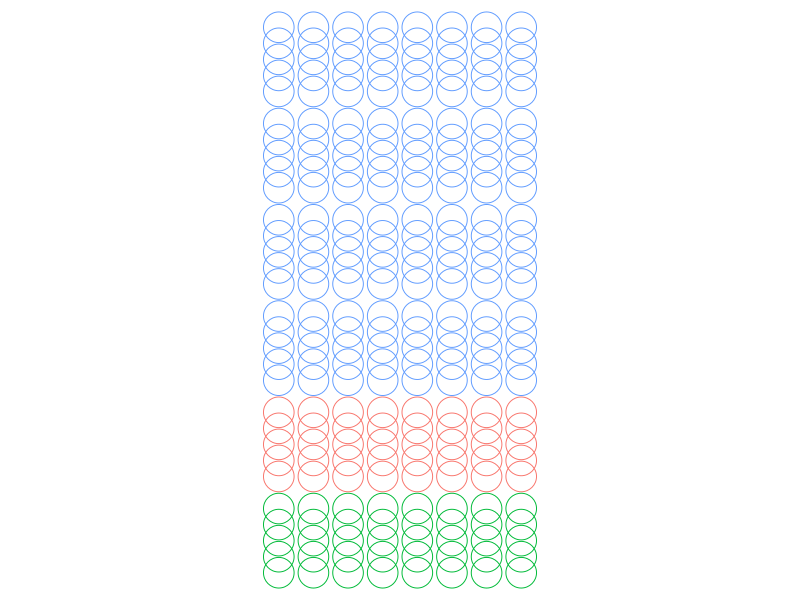
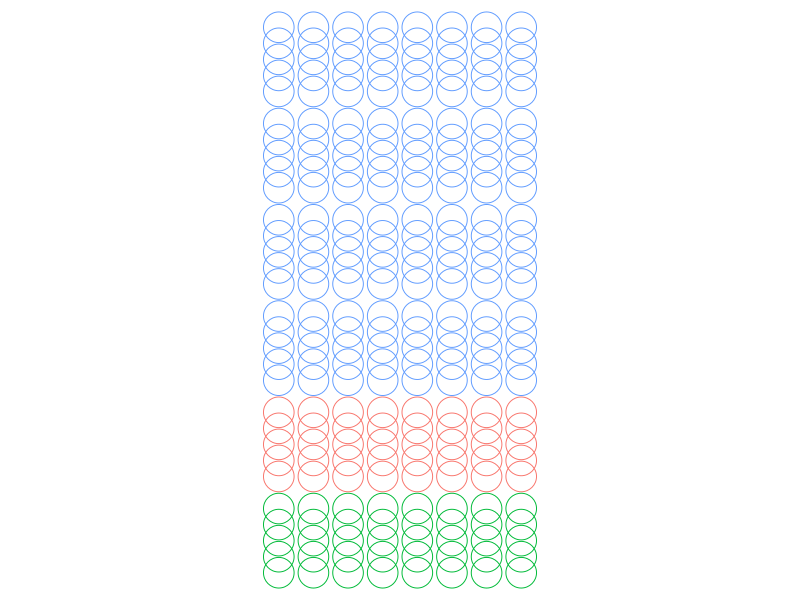

The R script that drew these images, in order:
library(tidyverse)
tab <- expand_grid(Question = 1:30 + rep(1:6, each = 5),
                   Exercise = seq(1, 4, length.out = 8)) %>% 
  group_by(Exercise) %>% 
  mutate(Rank = rank(Question),
         Type = ifelse(Rank %in% 1:20, "Sal", 
                       ifelse(Rank %in% 21:25, "Bonus", "Hemuppgift")))

g <- ggplot(tab, aes(y = -Question, Exercise, color = Type)) +
  geom_point(shape = 21, size = 10) +
  # geom_vline(xintercept = seq(5.5, 30.5, 5)) +
  # annotate("text", x = 0, y = rev(unique(tab$Exercise)), label = paste("Datorövning", 1:length(unique(tab$Exercise))), hjust = 1, family = "serif") +
  # annotate("text", x = c(25.5, 31.5), y = max(tab$Exercise) + 0.5, label = c("Bonus", "Hem"), family = "serif", hjust = 0) +
  cowplot::theme_nothing() +
  xlim(-2, 7)
g

ggsave("../Datorövningar/Krysskort.pdf", height = 297, width = 210, units = "mm")
